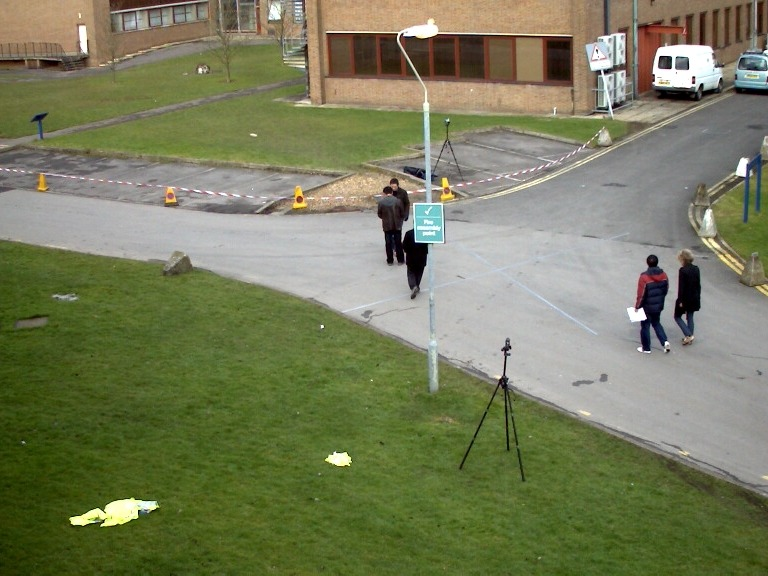
#> input picture sequence/000030.jpg, 768 x 576 px; its folder holds 4 pictures in this run
$ jupyter execute --allow-errors background_subtraction.ipynb   (shell and % lines are left out)
#> lines starting #> are read from the running program, lines starting #| are printed output that depends on the picture; after the words box and inside, x2 and y2 are one past the last pixel; in counts of white or black regions, pixels touching at a corner belong together
[cell 1]
import os
import sys
import cv2 as cv
from time import time
import pickle as pkl

import numpy as np
import pandas as pd
import matplotlib.pyplot as plt
import matplotlib.animation as animation
plt.rcParams["figure.figsize"] = (10,10)
from dask import delayed
from IPython.display import display

from sklearn.ensemble import RandomForestClassifier, BaggingClassifier, AdaBoostClassifier, GradientBoostingClassifier
from sklearn.svm import SVC
from sklearn.model_selection import train_test_split
from sklearn import metrics
from sklearn.preprocessing import normalize, StandardScaler, MinMaxScaler

from skimage import img_as_ubyte, img_as_float, segmentation, color, exposure, img_as_uint
from skimage.io import imread, imsave
from skimage.future import graph
from skimage.filters import gaussian, sobel_v, threshold_otsu
from skimage.color import rgb2gray, rgb2hsv, hsv2rgb
from skimage.exposure import equalize_hist
from skimage.transform import integral_image, rescale
from skimage.feature import haar_like_feature, hog, multiblock_lbp, local_binary_pattern
from skimage.measure import label

#> (a cell that did not finish here is left out)

[cell 3]
def getContours(img_array):
    gray = rgb2gray(img_array * 255).astype(np.uint8)
    gray_border = cv.rectangle(gray, (0,0), (gray.shape[1], gray.shape[0]), 255, 3)
    blur = cv.GaussianBlur(gray_border,(1,1),1000)
    flag, thresh = cv.threshold(blur, 120, 255, cv.THRESH_BINARY)
    contours, hierarchy = cv.findContours(thresh,cv.RETR_TREE,cv.CHAIN_APPROX_SIMPLE)
    contours = sorted(contours, key=cv.contourArea,reverse=True)
    perimeters = [cv.arcLength(contours[i],True) for i in range(len(contours))]
    listindex = [i for i in range(1, 15) if perimeters[i]>20]
    selected = [contours[i] for i in listindex]
    imgcont = img_array.copy()
    cv.drawContours(imgcont, selected, -1, (0, 255, 0), 3)
    return selected, imgcont

def removeBackgrounds(imgs_array):
    img_shape = imgs_array.shape[1:]
    imgs_array = imgs_array.reshape(imgs_array.shape[0], -1)
    print(img_shape, imgs_array.shape)
    imgs_modes = np.apply_along_axis(lambda x: np.bincount(x).argmax(), axis=0, arr=imgs_array)

    outs = list()
    for img in imgs_array:
        sub = np.subtract(img, imgs_modes)
        sub = (sub - sub.min()) / (sub.max() - sub.min())
        conts, contimg = getContours(sub.reshape(img_shape))
        outs.append(contimg)
    return np.array(outs)

images = list()
#> images = []
for path, subdirs, files in os.walk('../sequence/'):
    for name in files:
        filename = os.path.join(path, name)
        images.append(imread(filename))

sub_images = removeBackgrounds(np.array(images))
#> in removeBackgrounds, `img_shape = imgs_array.shape[1:]`: img_shape = (576, 768, 3)
#| (576, 768, 3) (4, 1327104)
#> the loop in removeBackgrounds, `for img in imgs_array:` made 4 passes
#> pass 1, in getContours, `gray = rgb2gray(img_array * 255).astype(np.uint8)`:
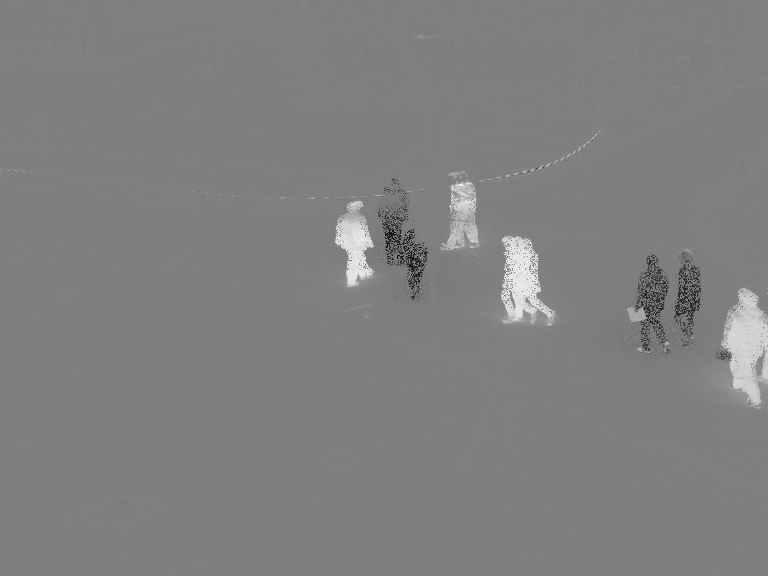
#> gray: shape (576, 768); min 16, max 250, mean 127.8
#> pass 1, in getContours, `flag, thresh = cv.threshold(blur, 120, 255, cv.THRESH_BINARY)`:
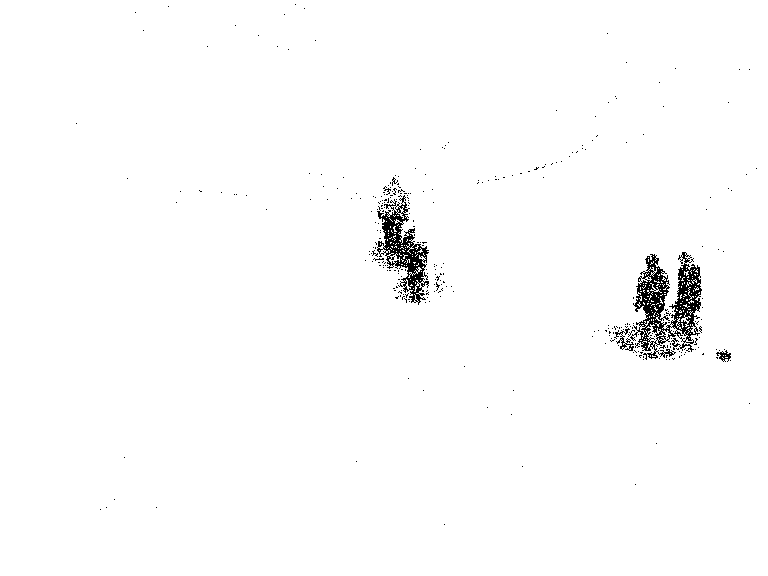
#> thresh: shape (576, 768); 98.6% white; black in thin lines or dots, all inside (x1, y1, x2, y2) = (76, 4, 757, 525)
plt.imshow(sub_images[0])
#> (this line was passed over: IPython is not available in this run)
